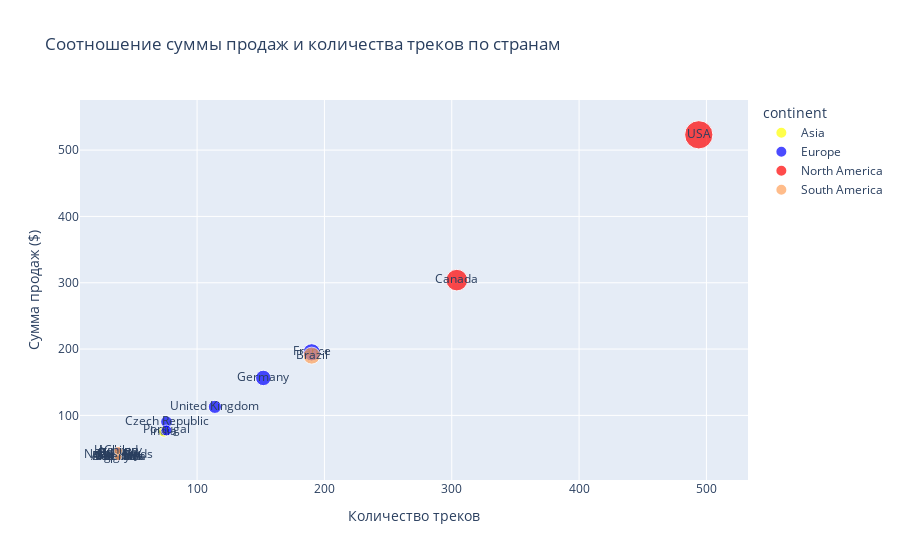

Here is the notebook cell this chart was saved with:
### Code cell
fig = px.scatter(
    df2,
    x="track_count",
    y="total_sales",
    text="country",
    color="continent",
    title="Соотношение суммы продаж и количества треков по странам",
    labels={"track_count": "Количество треков", "total_sales": "Сумма продаж ($)"},
    size="total_sales",
    hover_data={
        "country": True,
        "total_sales": ":$.2f",
        "track_count": ":d",
        "avg_sales_per_track": ":$.2f"
    },
    color_discrete_map={
        "Asia": "yellow",
        "Europe": "blue",
        "North America": "red",
        "Other": "gray"
    }
)

fig.show()

### Figure 1 — Plotly figure (JSON) as saved in the notebook; plotly's stock layout.template omitted (floating-point values rounded to 4 significant figures)
{"data": [{"customdata": [["Australia", 0.99], ["India", 1.02]], "hovertemplate": "continent=Asia<br>Количество треков=%{x:d}<br>Сумма продаж ($)=%{marker.size:$.2f}<br>country=%{customdata[0]}<br>avg_sales_per_track=%{customdata[1]:$.2f}<extra></extra>", "legendgroup": "Asia", "marker": {"color": "yellow", "size": [37.62, 75.26], "sizemode": "area", "sizeref": 1.308, "symbol": "circle"}, "mode": "markers+text", "name": "Asia", "orientation": "v", "showlegend": true, "text": ["Australia", "India"], "type": "scatter", "x": [38, 74], "xaxis": "x", "y": [37.62, 75.26], "yaxis": "y"}, {"customdata": [["Austria", 1.12], ["Belgium", 0.99], ["Czech Republic", 1.19], ["Denmark", 0.99], ["Finland", 1.1], ["France", 1.03], ["Germany", 1.03], ["Hungary", 1.2], ["Ireland", 1.2], ["Italy", 0.99], ["Netherlands", 1.07], ["Norway", 1.04], ["Poland", 0.99], ["Portugal", 1.02], ["Spain", 0.99], ["Sweden", 1.02], ["United Kingdom", 0.99]], "hovertemplate": "continent=Europe<br>Количество треков=%{x:d}<br>Сумма продаж ($)=%{marker.size:$.2f}<br>country=%{customdata[0]}<br>avg_sales_per_track=%{customdata[1]:$.2f}<extra></extra>", "legendgroup": "Europe", "marker": {"color": "blue", "size": [42.62, 37.62, 90.24, 37.62, 41.62, 195.1, 156.5, 45.62, 45.62, 37.62, 40.62, 39.62, 37.62, 77.24, 37.62, 38.62, 112.9], "sizemode": "area", "sizeref": 1.308, "symbol": "circle"}, "mode": "markers+text", "name": "Europe", "orientation": "v", "showlegend": true, "text": ["Austria", "Belgium", "Czech Republic", "Denmark", "Finland", "France", "Germany", "Hungary", "Ireland", "Italy", "Netherlands", "Norway", "Poland", "Portugal", "Spain", "Sweden", "United Kingdom"], "type": "scatter", "x": [38, 38, 76, 38, 38, 190, 152, 38, 38, 38, 38, 38, 38, 76, 38, 38, 114], "xaxis": "x", "y": [42.62, 37.62, 90.24, 37.62, 41.62, 195.1, 156.5, 45.62, 45.62, 37.62, 40.62, 39.62, 37.62, 77.24, 37.62, 38.62, 112.9], "yaxis": "y"}, {"customdata": [["Canada", 1], ["USA", 1.06]], "hovertemplate": "continent=North America<br>Количество треков=%{x:d}<br>Сумма продаж ($)=%{marker.size:$.2f}<br>country=%{customdata[0]}<br>avg_sales_per_track=%{customdata[1]:$.2f}<extra></extra>", "legendgroup": "North America", "marker": {"color": "red", "size": [304.0, 523.1], "sizemode": "area", "sizeref": 1.308, "symbol": "circle"}, "mode": "markers+text", "name": "North America", "orientation": "v", "showlegend": true, "text": ["Canada", "USA"], "type": "scatter", "x": [304, 494], "xaxis": "x", "y": [304.0, 523.1], "yaxis": "y"}, {"customdata": [["Argentina", 0.99], ["Brazil", 1], ["Chile", 1.23]], "hovertemplate": "continent=South America<br>Количество треков=%{x:d}<br>Сумма продаж ($)=%{marker.size:$.2f}<br>country=%{customdata[0]}<br>avg_sales_per_track=%{customdata[1]:$.2f}<extra></extra>", "legendgroup": "South America", "marker": {"color": "#FFA15A", "size": [37.62, 190.1, 46.62], "sizemode": "area", "sizeref": 1.308, "symbol": "circle"}, "mode": "markers+text", "name": "South America", "orientation": "v", "showlegend": true, "text": ["Argentina", "Brazil", "Chile"], "type": "scatter", "x": [38, 190, 38], "xaxis": "x", "y": [37.62, 190.1, 46.62], "yaxis": "y"}], "layout": {"legend": {"itemsizing": "constant", "title": {"text": "continent"}, "tracegroupgap": 0}, "title": {"text": "Соотношение суммы продаж и количества треков по странам"}, "xaxis": {"anchor": "y", "domain": [0, 1], "title": {"text": "Количество треков"}}, "yaxis": {"anchor": "x", "domain": [0, 1], "title": {"text": "Сумма продаж ($)"}}}}
